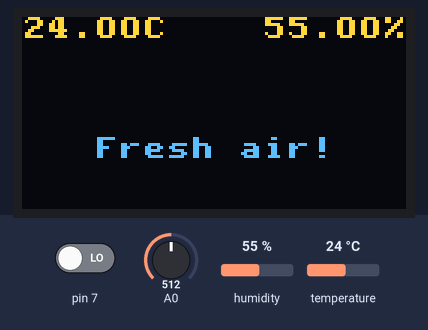
This sketch was run on a simulated Arduino Uno, built with avr-gcc and run on an emulated ATmega328P. Shown: 128×64 one-colour display. The test bench sets the inputs (shaded band); at power-on: pin 7 LOW, A0 = 512, humidity 55 %, temperature 24 °C. The OLED is the two-colour kind (top 16 rows yellow); what the sketch prints to the serial monitor is not drawn.

Above: at 20.3 s.
At 21.3 s:
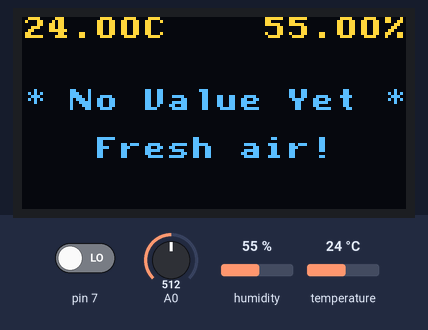

The sketch:

Sketch.ino
```cpp
/*
	Project Airsensor

	This Sketch programms the Arduino to read the data of each sensor
  an displays it on the OLED Display

	The circuit:
	* Temperatur & humidity sensor on digital pin 3
	* Dust sensor on digital pin 7
  * Air quality sensor on analog pin 0
  * display on I2C. pin

	Created 11.02.2022
	By Leon Kling

*/

#include <Arduino.h>
#include "DHT.h"
#include <U8x8lib.h>
#include "Air_Quality_Sensor.h"
#include "Dust_Sensor.h"

#define DHTTYPE DHT11  // DHT 11 is the type of temp. sensor)
#define DHTPIN 3       // Temp. sensor pin

DustSensor dustsensor(7);   // The dust sensor object
AirQualitySensor airsensor(A0);                                                                      // The air sensor object
DHT tempSensor(DHTPIN, DHTTYPE);                                                                     // The temp sensor object
U8X8_SSD1306_128X64_NONAME_SW_I2C display(/* clock=*/SCL, /* data=*/SDA, /* reset=*/U8X8_PIN_NONE);  // The display object


void setup(void) {

  Serial.begin(9600);
  while (!Serial);

  Serial.println("Waiting sensor to init...");
  delay(20000);

  if (airsensor.init()) {
    Serial.println("Sensor ready.");
  } else {
    Serial.println("Sensor ERROR!");
  }

  tempSensor.begin();

  display.setBusClock(100000);  // to limit the I2C bus clock
  display.begin();
  display.setFlipMode(1);  // displays supports a 180-degree rotation of the internal frame buffer

}

void loop(void) {

  display.setFont(u8x8_font_torussansbold8_r);  // Define a u8x8 font for the glyph and string drawing functions.
  display.setCursor(0, 0);                      // Define the cursor for the print function. x, y: Column/row position for the cursor of the print function.

  readTempSensor();
  readAirQuality();
  readDustSensor();

  display.refreshDisplay();
  delay(200);
}

void readTempSensor(void) {

  float temp, humi;  // Temp sensor values

  temp = tempSensor.readTemperature();
  display.print(temp);
  display.print("C");

  Serial.print(temp);
  Serial.print("\n");

  humi = tempSensor.readHumidity();
  display.setCursor(10, 0);
  display.print(humi);
  display.print("%");

  Serial.print(humi);
  Serial.print("\n");
}

void readDustSensor(void) {

  if (dustsensor.starttime == 0){
    dustsensor.starttime = millis();
  }

  // Dust sensor value
  int current_dust = -1;

  current_dust = dustsensor.getValue();
  if (current_dust >= 0)  // if a valid data returned.
  {
    if (current_dust == 0) {
      display.setCursor(0, 3);
      display.print("*** No Dust ****");  //16
    } else if (current_dust == 1) {
      display.setCursor(0, 3);
      display.print("** Light Dust **");
      display.print("!High pollution!");
    } else if (current_dust == 2) {
      display.setCursor(0, 3);
      display.print("**** Dusty! ****");
    } else if (current_dust == 3) {
      display.setCursor(0, 3);
      display.print("**** Smoke! ****");
    }
    else if (current_dust == 4) {
      display.setCursor(0, 3);
      display.print("* No Value Yet *");
    }
  }

}

void readAirQuality(void) {

  // Air quality sensor value
  int current_quality = -1;

    // Serial.print("Sensor value: ");
    // Serial.println(airsensor.getValue());

    // if (current_quality == AirQualitySensor::FORCE_SIGNAL) {
    //     Serial.println("High pollution! Force signal active.");
    // } else if (current_quality == AirQualitySensor::HIGH_POLLUTION) {
    //     Serial.println("High pollution!");
    // } else if (current_quality == AirQualitySensor::LOW_POLLUTION) {
    //     Serial.println("Low pollution!");
    // } else if (current_quality == AirQualitySensor::FRESH_AIR) {
    //     Serial.println("Fresh air.");
    // }

    // delay(1000);

  current_quality = airsensor.slope();
  if (current_quality >= 0)  // if a valid data returned.
  {
    if (current_quality == 0) {
      Serial.println("High pollution! Force signal active");
      Serial.print("\n");
      display.setCursor(0, 5);
      display.print("+++ WARNING! +++");
    } else if (current_quality == 1) {
      Serial.println("High pollution!");
      Serial.print("\n");
      display.setCursor(0, 5);
      display.print("!High pollution!");
    } else if (current_quality == 2) {
      Serial.println("Low pollution!");
      Serial.print("\n");
      display.setCursor(0, 5);
      display.print(" Low pollution  ");
    } else if (current_quality == 3) {
      Serial.println("Fresh air");
      Serial.print("\n");
      display.setCursor(0, 5);
      display.print("   Fresh air!   ");
    }
  }
}
```

Air_Quality_Sensor.cpp
```cpp
#include "Air_Quality_Sensor.h"

const int AirQualitySensor::FORCE_SIGNAL   = 0;
const int AirQualitySensor::HIGH_POLLUTION = 1;
const int AirQualitySensor::LOW_POLLUTION  = 2;
const int AirQualitySensor::FRESH_AIR      = 3;

AirQualitySensor::AirQualitySensor(int pin)
    : _pin(pin), _voltageSum(0), _volSumCount(0) {
    // do nothing
}

bool AirQualitySensor::init(void) {
    int initVoltage = analogRead(_pin);

    if (10 < initVoltage && initVoltage < 798) {
        _currentVoltage = initVoltage;
        _lastVoltage = _currentVoltage;

        _standardVoltage = initVoltage;
        _lastStdVolUpdated = millis();

        return true;
    } else {
        return false;
    }
}

int AirQualitySensor::slope(void) {
    _lastVoltage = _currentVoltage;
    _currentVoltage = analogRead(_pin);

    _voltageSum += _currentVoltage;
    _volSumCount += 1;

    updateStandardVoltage();
    if (_currentVoltage - _lastVoltage > 400 || _currentVoltage > 700) {
        return AirQualitySensor::FORCE_SIGNAL;
    } else if ((_currentVoltage - _lastVoltage > 400 && _currentVoltage < 700)
               || _currentVoltage - _standardVoltage > 150) {
        return AirQualitySensor::HIGH_POLLUTION;
    } else if ((_currentVoltage - _lastVoltage > 200 && _currentVoltage < 700)
               || _currentVoltage - _standardVoltage > 50) {
        return AirQualitySensor::LOW_POLLUTION;
    } else {
        return AirQualitySensor::FRESH_AIR;
    }

    return -1;
}

int AirQualitySensor::getValue(void) {
    return _currentVoltage;
}

void AirQualitySensor::updateStandardVoltage(void) {
    if (millis() - _lastStdVolUpdated > 500000) {
        _standardVoltage = _voltageSum / _volSumCount;
        _lastStdVolUpdated = millis();

        _voltageSum = 0;
        _volSumCount = 0;
    }
}
```

Air_Quality_Sensor.h
```cpp
#ifndef __AIR_QUALITY_SENSOR_H__
#define __AIR_QUALITY_SENSOR_H__

#include "Arduino.h"

class AirQualitySensor {
  public:
    AirQualitySensor(int pin);

    bool init(void);
    int  slope(void);
    int  getValue(void);

    static const int FORCE_SIGNAL;
    static const int HIGH_POLLUTION;
    static const int LOW_POLLUTION;
    static const int FRESH_AIR;

  protected:
    int  _pin;

    int  _lastVoltage;
    int  _currentVoltage;
    int  _standardVoltage;

    long _voltageSum;
    int  _volSumCount;
    long _lastStdVolUpdated;

    void updateStandardVoltage(void);
};

#endif // __AIR_QUALITY_SENSOR_H__
```

Dust_Sensor.cpp
```cpp
#include "Dust_Sensor.h"

const int DustSensor::NO_VALUE = 4;
const int DustSensor::HIGH_Dust = 3;
const int DustSensor::MID_Dust = 2;
const int DustSensor::LIGHT_Dust = 1;
const int DustSensor::LOW_Dust = 0;

DustSensor::DustSensor(int pin)
    : _pin(pin){
}

int DustSensor::getValue() {

  // Serial.print("StartTime:");
  // Serial.print(starttime);
  // Serial.print("Time:");
  // Serial.print(millis());
  // Serial.print("Diff:");
  // Serial.print(millis() - starttime);
  // Serial.print("\n");

  duration = pulseIn(_pin, LOW);
  lowpulseoccupancy = lowpulseoccupancy + duration;  // represents the Low Pulse Occupancy Time(LPO Time) detected in given 30s. Its unit is microseconds.

  if ((millis() - starttime) > sampletime_ms)  //if the sampel time == 30s
  {
    ratio = lowpulseoccupancy / (sampletime_ms * 10.0);                              // reflects on which level LPO Time takes up the whole sample time.
    concentration = 1.1 * pow(ratio, 3) - 3.8 * pow(ratio, 2) + 520 * ratio + 0.62;  // is a figure that has a physical meaning. It is calculated using the spec sheet curve
    Serial.println(concentration);

    if (concentration < 1.0) {
      lowpulseoccupancy = 0;
      starttime = millis();
      return DustSensor::LOW_Dust;
    }
    if (concentration > 1.0 && concentration < 20000) {
      lowpulseoccupancy = 0;
      starttime = millis();
      return DustSensor::LIGHT_Dust;
    }

    if (concentration > 20000 && concentration < 315000) {
      lowpulseoccupancy = 0;
      starttime = millis();
      return DustSensor::MID_Dust;
    }
    if (concentration > 315000) {
      lowpulseoccupancy = 0;
      starttime = millis();
      return DustSensor::HIGH_Dust;
    }

  } else {
    Serial.print("not 30s yet");
    Serial.print("\n");
    return DustSensor::NO_VALUE;
  }
}
```

Dust_Sensor.h
```cpp
#ifndef __DUST_SENSOR_H__
#define __DUST_SENSOR_H__

#include "Arduino.h"

class DustSensor {
  public:

    DustSensor(int pin);

    int getValue(void);

    static const int HIGH_Dust;
    static const int MID_Dust;
    static const int LIGHT_Dust;
    static const int LOW_Dust;
    static const int NO_VALUE;

    unsigned long starttime;

  protected:
    int  _pin;

    unsigned long duration;
    unsigned long sampletime_ms = 30000;  //sample 30s ;
    unsigned long lowpulseoccupancy = 0;

    float ratio = 0;
    float concentration = 0;

};

#endif // __DUST_SENSOR_H__
```
